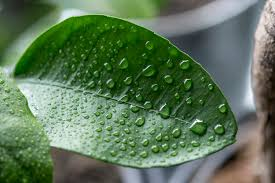
#> input picture CollegeProject/src/img/humidity.jpeg, 275 x 183 px
$ python -i Paddy_disease_classification_with_severity_level.py   (imports and definitions only)
#> lines starting #> are read from the running program, lines starting #| are printed output that depends on the picture; after the words box and inside, x2 and y2 are one past the last pixel; in counts of white or black regions, pixels touching at a corner belong together
import pandas as pd
import numpy as np
import cv2
import os
import matplotlib.pyplot as plt
import seaborn as sns
from sklearn.preprocessing import LabelEncoder
import tensorflow as tf
from tensorflow.keras import layers, callbacks

# Set paths (Kaggle directory structure)
BASE_PATH = "C:\\Users\\HP\\Downloads"
TRAIN_CSV = os.path.join(BASE_PATH, "train.csv")
TRAIN_IMG_DIR = os.path.join(BASE_PATH, "train_images")

# Load data
# [1 line that did not run here, left out]
# [1 line not run here, left out]
def estimate_severity(image_path):
    # Load image and convert to HSV
#> called with image_path = '../CollegeProject/src/img/humidity.jpeg'
    img = cv2.imread(image_path)
#> img is the input picture: shape (183, 275, 3); mean B, G, R 87.9, 118.1, 92.9
    img = cv2.cvtColor(img, cv2.COLOR_BGR2RGB)  # For visualization
    hsv = cv2.cvtColor(img, cv2.COLOR_RGB2HSV)
#> hsv: shape (183, 275, 3); mean H, S, V 60.4, 99.5, 121.4

    # Define HSV ranges for disease symptoms (adjust empirically)
    # Example: Yellow/brown lesions (common in paddy diseases)
    lower_yellow = np.array([20, 50, 50])
    upper_yellow = np.array([40, 255, 255])
    mask_yellow = cv2.inRange(hsv, lower_yellow, upper_yellow)
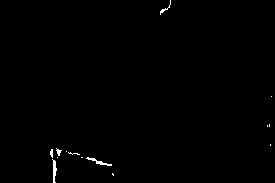
#> mask_yellow: shape (183, 275); 0.47% white in thin lines or dots, all inside (x1, y1, x2, y2) = (50, 0, 272, 183)

    # Combine masks if needed (e.g., add brown for blast disease)
    lower_brown = np.array([10, 50, 50])
    upper_brown = np.array([20, 255, 255])
    mask_brown = cv2.inRange(hsv, lower_brown, upper_brown)
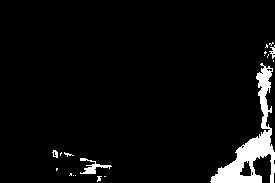
#> mask_brown: shape (183, 275); 4.9% white; 18 white regions (14 under 20 px), largest, box (x1, y1, x2, y2) and area: (210, 63, 275, 183) 2112, (80, 158, 112, 174) 176, (269, 45, 275, 59) 38, (52, 150, 58, 158) 30

    final_mask = cv2.bitwise_or(mask_yellow, mask_brown)
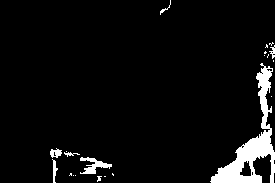
#> final_mask: shape (183, 275); 5.3% white; 21 white regions (14 under 20 px), largest, box (x1, y1, x2, y2) and area: (210, 63, 275, 183) 2119, (80, 157, 112, 174) 239, (50, 148, 62, 158) 77

    # Calculate disease coverage percentage
    severity_pct = np.sum(final_mask > 0) / (img.shape[0] * img.shape[1]) * 100
#> severity_pct = 5.3

    # Classify severity
    if severity_pct < 15:
        return "low", severity_pct
    elif 15 <= severity_pct < 40:
        return "medium", severity_pct
    else:
        return "high", severity_pct

# Process all images (this takes time!)
# [1 line that did not run here, left out]
# [1 line that did not run here, left out]

# [21 lines not run here, left out]
# Encode disease labels
label_encoder = LabelEncoder()
# [1 line that did not run here, left out]
# [1 line that did not run here, left out]

# Create TensorFlow dataset
def load_image(img_path, label, severity):
    img = tf.io.read_file(img_path)
    img = tf.image.decode_jpeg(img, channels=3)
    img = tf.image.resize(img, [224, 224])
    return img, (label, severity)

# Build paths and labels///////////////////////////////////////////////////////////////////////
# [1 line that did not run here, left out]
# [1 line that did not run here, left out]
# [1 line that did not run here, left out]
#////////////////////////////////////////////////////////////////////////////////////////////////
# dataset = tf.data.Dataset.from_tensor_slices((img_paths, (labels, severities)))
# [1 line that did not run here, left out]

# [1 line that did not run here, left out]

# Split into train/val
# [1 line that did not run here, left out]
# [1 line that did not run here, left out]
# [1 line that did not run here, left out]
# Shared backbone (First CNN Architecture with multiple Conv2D and Dropout)
# [1 line that did not run here, left out]
# [1 line that did not run here, left out]
# [1 line that did not run here, left out]
# [1 line that did not run here, left out]
# [1 line that did not run here, left out]
# [1 line that did not run here, left out]
# [1 line that did not run here, left out]
# [1 line that did not run here, left out]
# [1 line that did not run here, left out]
# [1 line that did not run here, left out]
# [1 line that did not run here, left out]
# [1 line that did not run here, left out]

# Disease classification head
# [1 line that did not run here, left out]
# [1 line that did not run here, left out]

# Severity regression head
# [1 line that did not run here, left out]
# [1 line that did not run here, left out]

# [1 line that did not run here, left out]


# Compile
# [11 lines not run here, left out]

# Train
# [1 line that did not run here, left out]
# [6 lines that did not run here, left out]
# Plot training history
# [13 lines not run here, left out]

>>> result = estimate_severity('../CollegeProject/src/img/humidity.jpeg')
#> result = ('low', 5.3)
